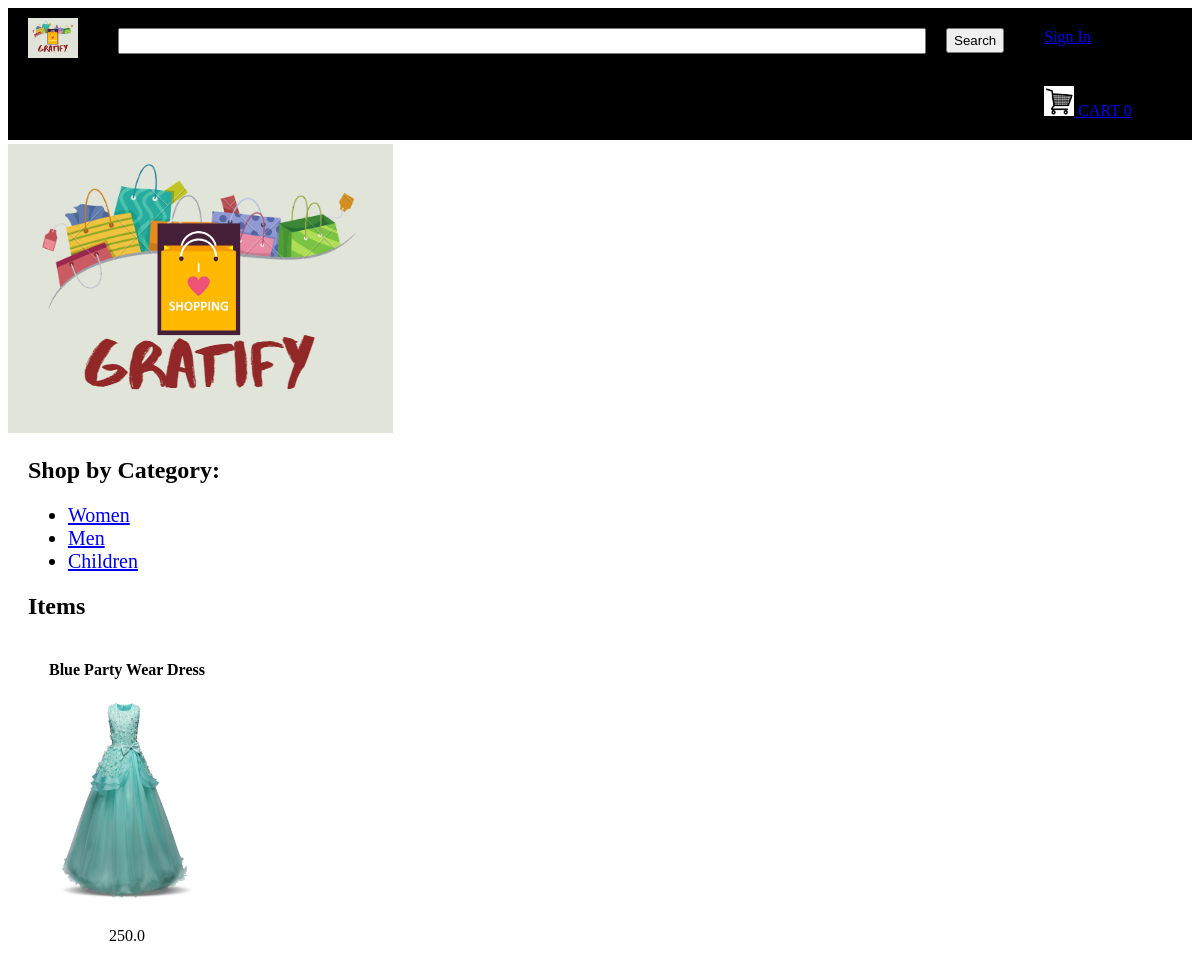
Before: / with the older database file.
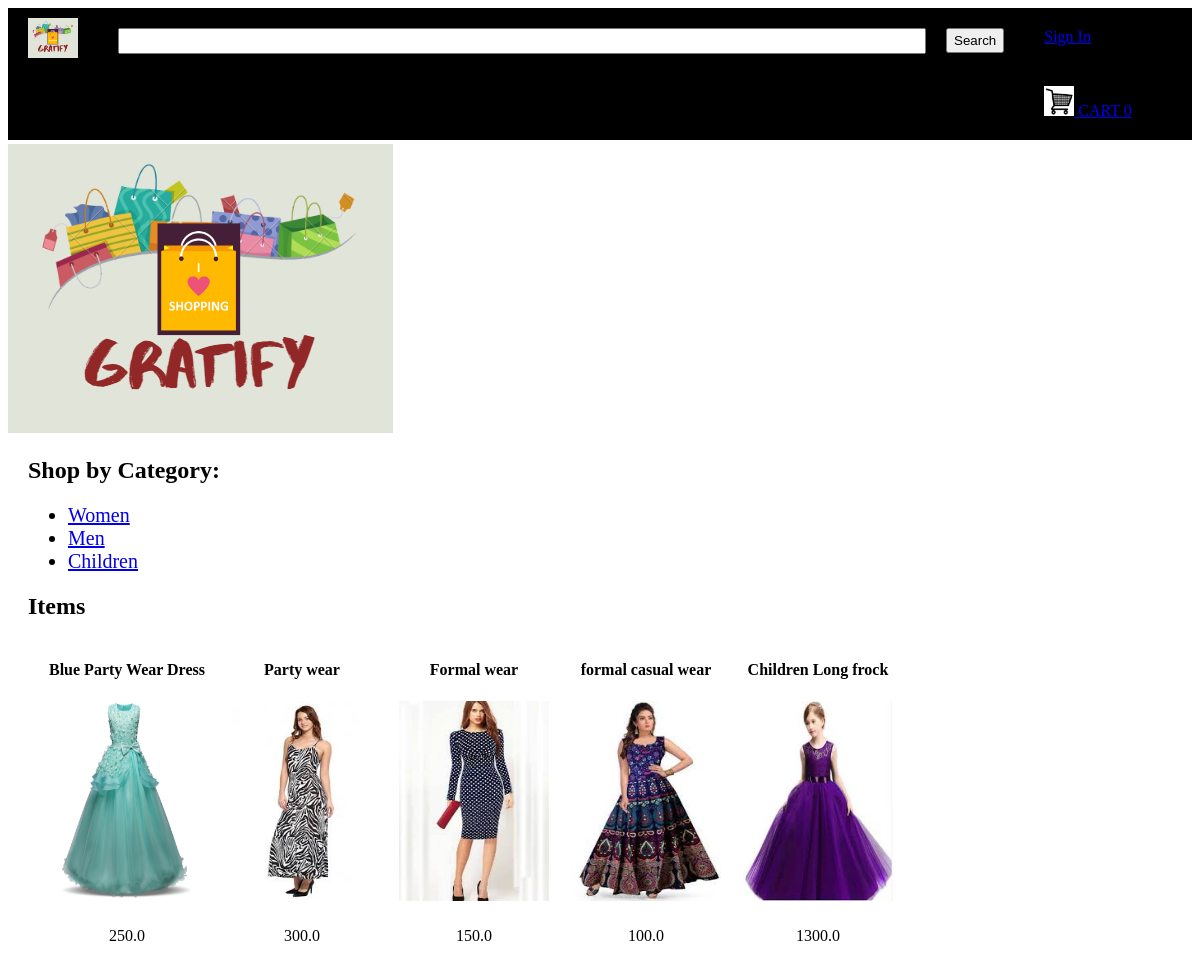
After: the same page with the newer database file.
### tables this page shows
CREATE TABLE categories 
        (categoryId INTEGER PRIMARY KEY, 
        name TEXT);

CREATE TABLE products
		(productId INTEGER PRIMARY KEY,
		name TEXT,
		price REAL,
		description TEXT,
		image TEXT,
		stock INTEGER,
		categoryId INTEGER,
		FOREIGN KEY(categoryId) REFERENCES categories(categoryId)
		);

### home.py (the view)
@app.route('/')
def main():
    loggedIn, firstName, noOfItems = getLoginDetails()
    with sqlite3.connect('gratify.db') as conn:
        cur = conn.cursor()
        cur.execute('SELECT productId, name, price, description, image, stock FROM products')
        itemData = cur.fetchall()
        cur.execute('SELECT categoryId, name FROM categories')
        categoryData = cur.fetchall()
    itemData = parse(itemData)
    return render_template('home.html', itemData=itemData, loggedIn=loggedIn, firstName=firstName, noOfItems=noOfItems,categoryData=categoryData)

### home.py (called while the page is built)
def getLoginDetails():
    with sqlite3.connect('gratify.db') as conn:
        cur = conn.cursor()
        if 'email' not in session:
            loggedIn = False
            firstName = ''
            noOfItems = 0
        else:
            loggedIn = True
            cur.execute("SELECT userId, firstName FROM users WHERE email = ?", (session['email'], ))
            userId, firstName = cur.fetchone()
            cur.execute("SELECT count(productId) FROM kart WHERE userId = ?", (userId, ))
            noOfItems = cur.fetchone()[0]
    conn.close()
    return (loggedIn, firstName, noOfItems)

def parse(data):
    ans = []
    i = 0
    while i < len(data):
        curr = []
        for j in range(7):
            if i >= len(data):
                break
            curr.append(data[i])
            i += 1
        ans.append(curr)
    return ans

### templates/home.html (shortened to what this page needs)
<!DOCTYPE html>
<html lang="en">
<head>
    <link rel="stylesheet" href={{url_for('static', filename='css/home.css')}} />
    <link rel="stylesheet" href={{url_for('static', filename='css/topStyle.css')}} />
</head>
<body>
<div id="title">
	<a href="/">
		<img id="logo" src= {{url_for('static', filename='images/logo.png')}} />
	</a>
	<form>
		<input id="searchBox" type="text" name="searchQuery">
		<input id="searchButton" type="submit" value="Search">
	</form>
	{% if not loggedIn %}
	<div id="signInButton">
		<a class="link" href="/loginForm">Sign In</a>
	</div>
	{% endif %}
	<div id="kart">
		<a class="link" href="/cart">
			<img src={{url_for('static', filename='images/shoppingCart.png')}} id="cartIcon" />
			CART {{noOfItems}}
		</a>
	</div>
</div>
<div class="logoimg" >
    <img src={{url_for('static', filename='images/logo.png')}} id="logoimage" />
</div>
<div class="display">
	<div class="displayCategory">
		<h2>Shop by Category: </h2>
		<ul>
			{% for row in categoryData %}
			<li><a href="/displayCategory?categoryId={{row[0]}}">{{row[1]}}</a></li>
			{% endfor %}
		</ul>
	</div>
	<div>
		<h2>Items</h2>
		{% for data in itemData %}
		<table>
			<tr id="productName">
				{% for row in data %}
				<td>
					{{row[1]}}
				</td>
				{% endfor %}
			</tr>
			<tr id="productImage">
				{% for row in data %}
				<td>
					<a href="/productDescription?productId={{row[0]}}">
						<img src={{url_for('static', filename='uploads/' + row[4])}} id="itemImage" />
					</a>
				</td>
				{% endfor %}
			</tr>
			<tr id="productPrice">
				{% for row in data %}
				<td>
					{{row[2]}}
				</td>
				{% endfor %}
			</tr>
		</table>
		{% endfor %}
	</div>
</div>
</body>
</html>

### static/css/home.css (style rules this page uses)
#itemImage { height: 200px; width: 150px; }
.logoimg { height: 100%; background-position: center; background-repeat: no-repeat; background-size: cover; }
.display { margin-top: 20px; margin-left: 20px; margin-right: 20px; margin-bottom: 20px; }
table { border-spacing: 20px; }
#productName { text-align: center; font-weight: bold; }
#productPrice { text-align: center; }
.displayCategory ul li { font-size: 20px; }

### static/css/topStyle.css (style rules this page uses)
#logo { height: 40px; width: 50px; margin-left: 20px; margin-top: 10px; margin-bottom: 10px; margin-right: 20px; float: left; }
#title { background-color: black; display: inline-block; width: 100%; }
#searchBox { height: 20px; width: 800px; margin-left: 20px; margin-top: 20px; margin-bottom: 20px; margin-right: 20px; float: left; font-size: 1.5em; }
#searchButton { height: 25px; margin-top: 20px; margin-bottom: 20px; margin-right: 20px; float: left; }
#signInButton { color: yellow; margin-top: 20px; margin-bottom: 20px; margin-left: 20px; margin-right: 20px; float: left; }
#kart { color: white; margin-top: 20px; margin-bottom: 20px; margin-left: 20px; margin-right: 20px; float: left; }
#cartIcon { height: 30px; width: 30px; }

Changed rows visible on the page:
added products: name "Party wear", image (picture), price "300.0"
added products: name "Formal wear", image (picture), price "150.0"
added products: name "formal casual wear", image (picture), price "100.0"
added products: name "Children Long frock", image (picture), price "1300.0"
